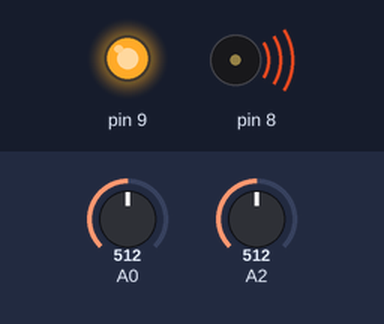
A sketch run on a simulated Arduino Uno, built with avr-gcc and run on an emulated ATmega328P. On the bench: output pins drawn as LEDs (lit = HIGH), buzzer (waves = sounding). The inputs (shaded band) are chosen by the test bench; at power-on: A0 = 512, A2 = 512.

Above: at 1.2 s.
1.3 s: A0 set to 122
At 2.2 s:
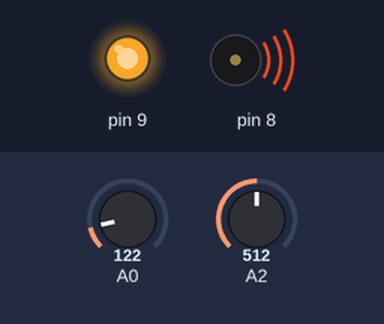
4.3 s: A0 set to 60
At 5.0 s:
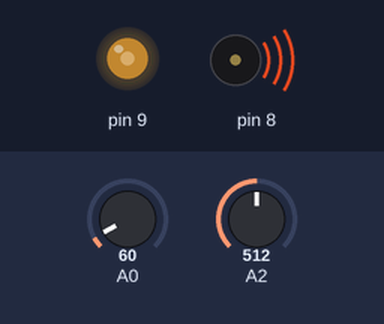
7.3 s: A0 set to 80
At 8.5 s:
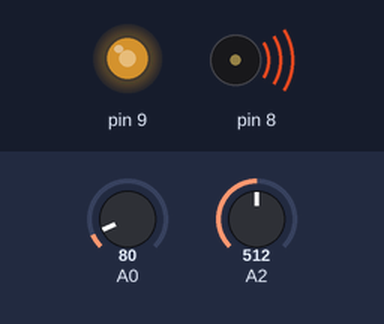
10.3 s: A2 set to 60
13.3 s: A0 set to 0
At 14.1 s:
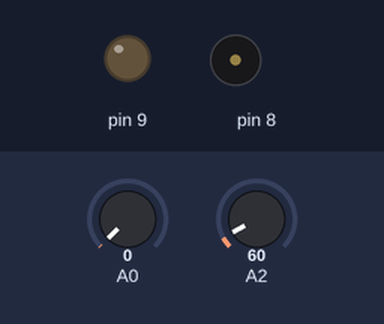
Timing chart, 0 to 15.8 s (numbered marks = the images above; inputs shaded):
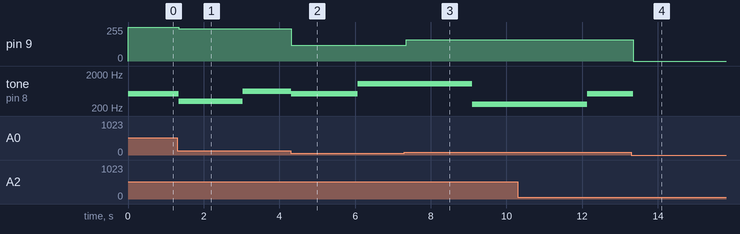

The sketch:

bio-sound.ino
```cpp
//Knihovna s definicemi nota - výška tónu
#include "pitches.h"

//Odpozorovaný rozsah vstupů ze senzoru vlhkosti
int sensorMin = 0;
int sensorMax = 10;

//Odpozorovaný rozsah vstupů z dotykového senzoru
int touch_sensorMin = 70;
int touch_sensorMax = 500;

const int scale_size = 6;
const int scale_change_interval = 3000;
int tones_offset = 0;
long last_millis;

//Předdefinované stupnice - blues hexatonic, ve třech oktávách
const int tones [] = {NOTE_C4, NOTE_DS4, NOTE_F4, NOTE_FS4, NOTE_G4, NOTE_B4,
                      NOTE_C5, NOTE_DS5, NOTE_F5, NOTE_FS5, NOTE_G5, NOTE_B5,
                      NOTE_C6, NOTE_DS6, NOTE_F6, NOTE_FS6, NOTE_G6, NOTE_B6};

//Velikost zaokrouhlení pro vstup z vlhkostního senzoru
const int measuresCount = 10;
//const int tonesCount = sizeof(tones) / sizeof(tones[0]);

void setup() {
  Serial.begin(57600);

  //Natavení Pinu 9 - výstup pro LED
  pinMode(9, OUTPUT);
}

void loop() {
  int toneValue = 0;
  int ledValue = 0;
  int note_length = 0;
  int moisture_val = 0;

  //Přiřazení vstupu z dotykového senzoru
  int touch_val = analogRead(2);

 //Změna oktávy po daném časovém úseku
  if(millis() - last_millis > scale_change_interval) {
    tones_offset++;
    tones_offset = tones_offset % 3;
    last_millis = millis();
  }

//Zaokrouhlení vstupů
  for (int i = 0; i < measuresCount; i++) {
    moisture_val += analogRead(0);
  }
  moisture_val = moisture_val / measuresCount;

//Úprava rozsahu snímače vlhkosti
  if (moisture_val > sensorMax) {
    sensorMax = moisture_val;
  }

//Úprava rozsahu dotykového snímače
  if (touch_val > touch_sensorMax) {
    touch_sensorMax = touch_val;
  } else if (touch_val < touch_sensorMin) {
    touch_sensorMin = touch_val;
  }

//Mapování délky tónů na sílu stisku
  note_length = map(touch_val, touch_sensorMin, touch_sensorMax, 300, 50);

//moisture_val = 0 - žádný dotek
  if (moisture_val > 0) {

    //Mapování výšky tónů a intenzity LED na dotek
    toneValue = map(moisture_val, sensorMin, sensorMax, tones_offset * scale_size, (tones_offset * scale_size) + scale_size);
    ledValue = map(moisture_val, sensorMin, sensorMax, 0, 1023);

    //pin8 - piezo, pin9 - LED
    tone(8, tones[toneValue], note_length);
    analogWrite(9, ledValue);
  } else {
    //LED - zhasnutí
    analogWrite(9, 0);
  }

  delay(note_length);

}
```

pitches.h
```cpp
#define NOTE_B0  31
#define NOTE_C1  33
#define NOTE_CS1 35
#define NOTE_D1  37
#define NOTE_DS1 39
#define NOTE_E1  41
#define NOTE_F1  44
#define NOTE_FS1 46
#define NOTE_G1  49
#define NOTE_GS1 52
#define NOTE_A1  55
#define NOTE_AS1 58
#define NOTE_B1  62
#define NOTE_C2  65
#define NOTE_CS2 69
#define NOTE_D2  73
#define NOTE_DS2 78
#define NOTE_E2  82
#define NOTE_F2  87
#define NOTE_FS2 93
#define NOTE_G2  98
#define NOTE_GS2 104
#define NOTE_A2  110
#define NOTE_AS2 117
#define NOTE_B2  123
#define NOTE_C3  131
#define NOTE_CS3 139
#define NOTE_D3  147
#define NOTE_DS3 156
#define NOTE_E3  165
#define NOTE_F3  175
#define NOTE_FS3 185
#define NOTE_G3  196
#define NOTE_GS3 208
#define NOTE_A3  220
#define NOTE_AS3 233
#define NOTE_B3  247
#define NOTE_C4  262
#define NOTE_CS4 277
#define NOTE_D4  294
#define NOTE_DS4 311
#define NOTE_E4  330
#define NOTE_F4  349
#define NOTE_FS4 370
#define NOTE_G4  392
#define NOTE_GS4 415
#define NOTE_A4  440
#define NOTE_AS4 466
#define NOTE_B4  494
#define NOTE_C5  523
#define NOTE_CS5 554
#define NOTE_D5  587
#define NOTE_DS5 622
#define NOTE_E5  659
#define NOTE_F5  698
#define NOTE_FS5 740
#define NOTE_G5  784
#define NOTE_GS5 831
#define NOTE_A5  880
#define NOTE_AS5 932
#define NOTE_B5  988
#define NOTE_C6  1047
#define NOTE_CS6 1109
#define NOTE_D6  1175
#define NOTE_DS6 1245
#define NOTE_E6  1319
#define NOTE_F6  1397
#define NOTE_FS6 1480
#define NOTE_G6  1568
#define NOTE_GS6 1661
#define NOTE_A6  1760
#define NOTE_AS6 1865
#define NOTE_B6  1976
#define NOTE_C7  2093
#define NOTE_CS7 2217
#define NOTE_D7  2349
#define NOTE_DS7 2489
#define NOTE_E7  2637
#define NOTE_F7  2794
#define NOTE_FS7 2960
#define NOTE_G7  3136
#define NOTE_GS7 3322
#define NOTE_A7  3520
#define NOTE_AS7 3729
#define NOTE_B7  3951
#define NOTE_C8  4186
#define NOTE_CS8 4435
#define NOTE_D8  4699
#define NOTE_DS8 4978
```

Measured:
- after the input at 1.3 s, pin 9: 255/255 → 243/255 at once; tone on pin 8: 523 Hz → 311 Hz at once, → 622 Hz 1.7 s later
- after the input at 4.3 s, pin 9: 243/255 → 119/255 at once; tone on pin 8: 622 Hz → 523 Hz at once, → 1047 Hz 1.7 s later
- after the input at 7.3 s, pin 9: 119/255 → 159/255 after 0.05 s
- after the input at 13.3 s, pin 9: 159/255 → 0/255 after 0.05 s; tone on pin 8: 523 Hz → silent at once
